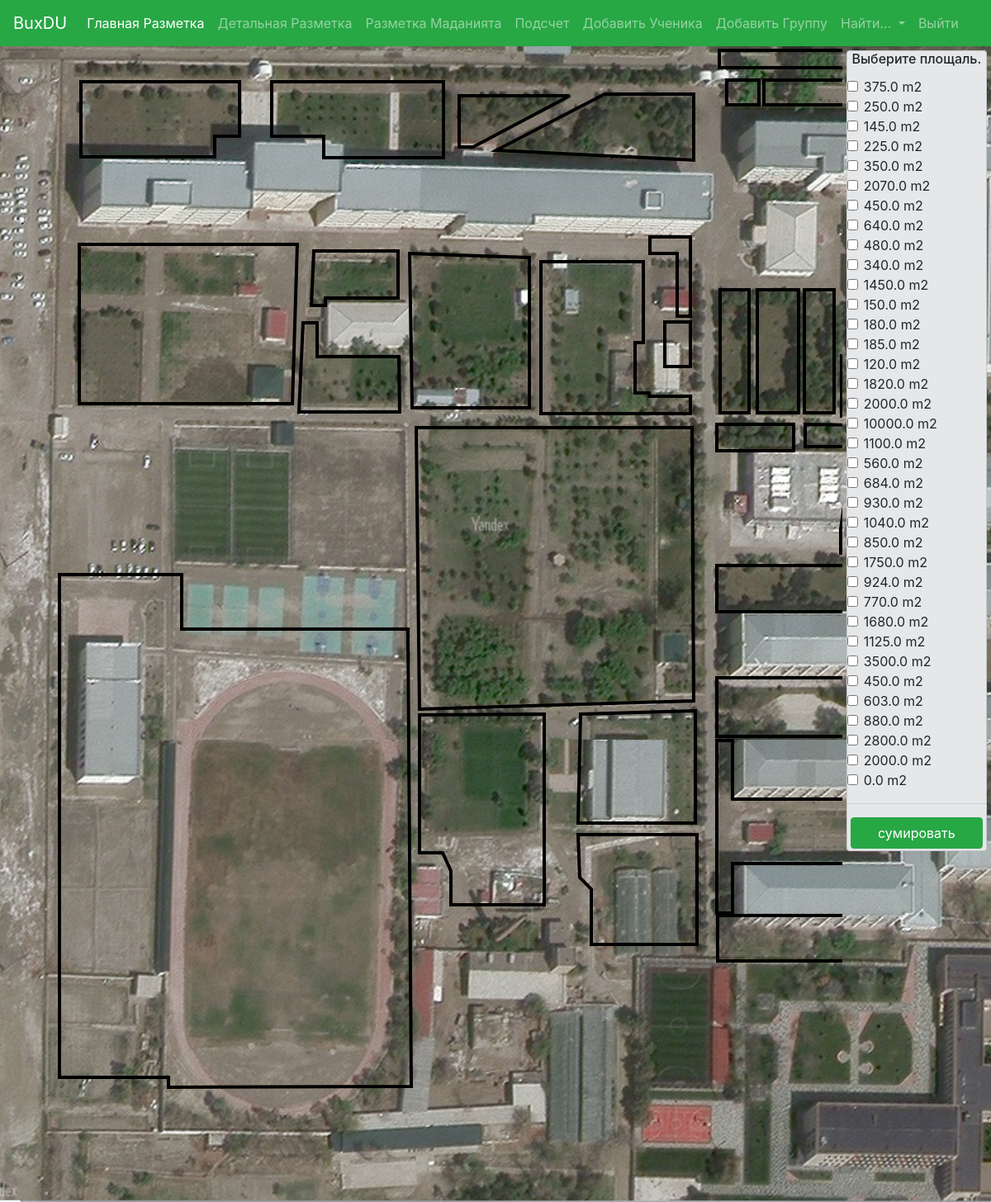
The page /index_chek on the database its author committed.
### zones/models.py (models this page shows, shortened)
class Area(models.Model):
    polygon = models.TextField()
    sort_num = models.IntegerField()
    square = models.FloatField(default=0)
    id_polygon = models.CharField(max_length=255, blank=True, null=True)
    parent = models.ForeignKey('self', on_delete=models.PROTECT, null=True, blank=True)
    madaniyat = models.BooleanField(default=False)

### zones/views.py (the view)
# urls.py: path('index_chek', views.index_chek, name='index_chek'),
def index_chek(request):
    area = Area.objects.filter(parent__isnull=False)
    return render(request, 'index_chek.html', {'area':area})

### zones/templates/index_chek.html (shortened to what this page needs)
{% extends 'base.html' %}
{% block content %}
<div class="row_mine">
  <div class="bg-agro-chek">
    <svg width="100%" height="1400px" >
      {% for i in area %}
      <a class="polygon-count" data-polygon="polygon_{{i.id}}" >
        {{i.polygon|safe}}
      </a>
      {% endfor %}
    </svg>
    <div class="card text-black bg-light mb-3" style="width: 200px; height: 970px; margin: 5px 5px; background-color: rgb(229, 231, 233) !important;">
      <h6 class="card-title" style="text-align: center;">Выберите площаль.</h6>
      {% for i in area %}
        <div class="form-check" >
          <input type="checkbox" id="polygon_{{i.id}}" class="form-check-input" value="{{i.square}}" id="{{i.id_polygon}}" name="first_name">
          <label  class="form-check-label" for="{{i.id_polygon}}" >
            {{i.square}} m2
          </label>
        </div>
      {% endfor %}
      <hr>
      <button class="btn btn-success" style="width: 95%; margin: 0 auto;">сумировать</button>
    </div>
  </div>
</div>
{% endblock %}

### zones/static/css/style.css (style rules this page uses)
body { margin: 0; }
.row_mine { width: 100%; background-color: #555; display: flex; justify-content: center; align-items: center; }
.bg-agro-chek { background-image: url(../img/zyro-image.jpg) ; background-size: cover; width: 1510px; height: 1400px; display: flex; }
body { font-family: Arial, Helvetica, sans-serif; }
:root { --primColor: #dcdcdc; --cornerRad: 4px; }
body { background-color: var(--primColor); font-family: Arial, Helvetica, sans-serif; font-size: 20px; }
@media screen and (max-width: 1366px) { .bg-agro-chek { width: 1440px; height: 1400px; overflow: scroll; } }

### rows shown on the page
Area: square "375.0"
Area: square "250.0"
Area: square "145.0"
Area: square "225.0"
Area: square "350.0"
Area: square "2070.0"
Area: square "450.0"
Area: square "640.0"
Area: square "480.0"
Area: square "340.0"
Area: square "1450.0"
Area: square "150.0"
Area: square "180.0"
Area: square "185.0"
Area: square "120.0"
Area: square "1820.0"
Area: square "2000.0"
Area: square "10000.0"
Area: square "1100.0"
Area: square "560.0"
Area: square "684.0"
Area: square "930.0"
Area: square "1040.0"
Area: square "850.0"
Area: square "1750.0"
Area: square "924.0"
Area: square "770.0"
Area: square "1680.0"
Area: square "1125.0"
Area: square "3500.0"
Area: square "450.0"
Area: square "603.0"
Area: square "880.0"
Area: square "2800.0"
Area: square "2000.0"
Area: square "0.0"
